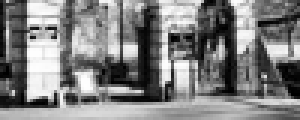
%> input picture CarData/TrainImages/neg-101.pgm, 100 x 40 px (shown 3 times larger); its folder holds 4 pictures in this run
$ octave --eval "BackPropAlgorithMomentum;"   (GNU Octave 9; MATLAB toolbox functions it lacks are replaced by stand-ins)
%> lines starting %> are read from the running program, lines starting %| are printed output that depends on the picture
### CarData/TestImages/extractFeatures.m
function [imgOut] = extractFeatures(imgIn)
     [featursY,~] = imgradientxy(imresize((imgIn),[40,100]));
     features = [ featursY];
     flatImage = reshape(features,[],1);
     imgOut = normalize(flatImage);
end

### CarData/BackPropAlgorithMomentum.m
%% Author : Krishna Satish D S

function BackPropAlgorithMomentum()
    %% Desired Outputs
    class_2 = [0 1]';
    %% Read and Normalizing Data
    cd TrainImages\
    directory = dir('*.pgm');
    names = {directory.name};
%% Reading data
count = 1;
 bw_data{1000} = [];          %% Preallocation
 for i=1:length(names)
     img = (imresize(imread(names{i}),[40 100]));
%> img is the input picture: size 40x100 uint8; min 0, max 255, mean 127.8
     f1 = extractFeatures(img);
%> in extractFeatures, `[featursY,~] = imgradientxy(imresize((imgIn),[40,100]));`:
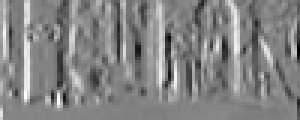
%> featursY: size 40x100 double (shown 3 times larger); min -951, max 892, mean 2; drawn with min black and max white
%> in extractFeatures, `flatImage = reshape(features,[],1);`: flatImage = 4000 values, max 892 at index 794, min -951 at index 3977, mean 1.99
%> in extractFeatures, `imgOut = normalize(flatImage);`: imgOut = 4000 values, max 3.67 at index 794, min -3.93 at index 3977, mean 1.6e-17
%> f1 has the same summary as imgOut in extractFeatures
     hog1 =  f1;
%> hog1 has the same summary as imgOut in extractFeatures
     bw_data{count} = normalize(reshape(hog1,[],1));

     count = count + 1;
 end
%> pass 2 of the loop in BackPropAlgorithMomentum, `for i=1:length(names)`:
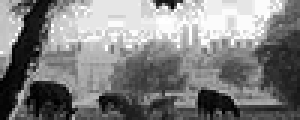
%> input picture CarData/TrainImages/neg-111.pgm, 100 x 40 px (shown 3 times larger)
%> in BackPropAlgorithMomentum, img is the input picture: size 40x100 uint8; min 0, max 255, mean 128.6
%> in extractFeatures (call 2), `[featursY,~] = imgradientxy(imresize((imgIn),[40,100]));`:
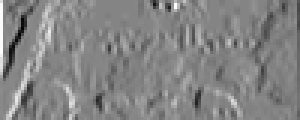
%> featursY: size 40x100 double (shown 3 times larger); min -870, max 801, mean -2.5; drawn with min black and max white
%> flatImage = 4000 values, max 801 at index 17, min -870 at index 290, mean -2.49
%> imgOut = 4000 values, max 5.16 at index 17, min -5.57 at index 290, mean 1.42e-17
%> f1 has the same summary as imgOut in extractFeatures
%> hog1 has the same summary as imgOut in extractFeatures
%> pass 3 of the loop in BackPropAlgorithMomentum, `for i=1:length(names)`:
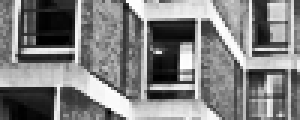
%> input picture CarData/TrainImages/neg-121.pgm, 100 x 40 px (shown 3 times larger)
%> in BackPropAlgorithMomentum, img is the input picture: size 40x100 uint8; min 0, max 255, mean 128
%> in extractFeatures (call 3), `[featursY,~] = imgradientxy(imresize((imgIn),[40,100]));`:
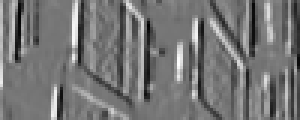
%> featursY: size 40x100 double (shown 3 times larger); min -833, max 971, mean 0.5; drawn with min black and max white
%> flatImage = 4000 values, max 971 at index 2382, min -833 at index 1969, mean 0.489
%> imgOut = 4000 values, max 3.76 at index 2382, min -3.23 at index 1969, mean 1.6e-17
%> f1 has the same summary as imgOut in extractFeatures
%> hog1 has the same summary as imgOut in extractFeatures
%> the loop made 4 passes; the first 3 are shown
 cd ..
    %% Network parameters
    Number_Input = 4000;
    Number_Of_Hidden_Nodes = 550;
    Number_Of_Outputs = 1;
    Learning_Rate = 0.0009;
    Iteration=200;
    Alpha = 0.7;
%> (the run ends here)
